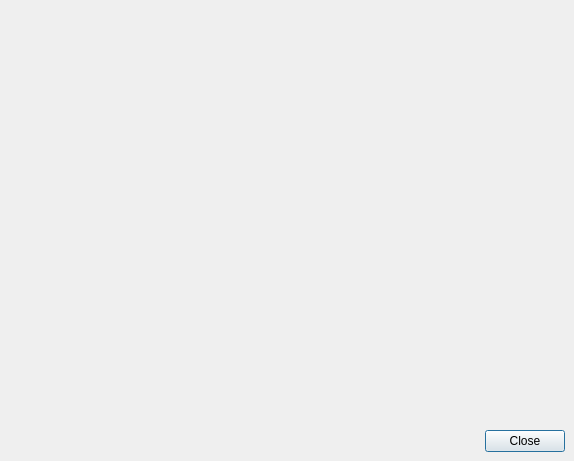
<ui version="4.0" >
 <class>BrowserDialog</class>
 <widget class="QDialog" name="BrowserDialog" >
  <property name="geometry" >
   <rect>
    <x>0</x>
    <y>0</y>
    <width>574</width>
    <height>461</height>
   </rect>
  </property>
  <property name="windowTitle" >
   <string>Browser</string>
  </property>
  <layout class="QVBoxLayout" >
   <property name="margin" >
    <number>9</number>
   </property>
   <property name="spacing" >
    <number>6</number>
   </property>
   <item>
    <widget class="lay::BrowserPanel" native="1" name="browser" >
     <property name="sizePolicy" >
      <sizepolicy>
       <hsizetype>13</hsizetype>
       <vsizetype>7</vsizetype>
       <horstretch>0</horstretch>
       <verstretch>0</verstretch>
      </sizepolicy>
     </property>
    </widget>
   </item>
   <item>
    <widget class="QFrame" name="frame" >
     <property name="frameShape" >
      <enum>QFrame::NoFrame</enum>
     </property>
     <property name="frameShadow" >
      <enum>QFrame::Raised</enum>
     </property>
     <layout class="QHBoxLayout" >
      <property name="margin" >
       <number>0</number>
      </property>
      <property name="spacing" >
       <number>6</number>
      </property>
      <item>
       <spacer>
        <property name="orientation" >
         <enum>Qt::Horizontal</enum>
        </property>
        <property name="sizeHint" >
         <size>
          <width>40</width>
          <height>20</height>
         </size>
        </property>
       </spacer>
      </item>
      <item>
       <widget class="QPushButton" name="close_pb" >
        <property name="text" >
         <string>Close</string>
        </property>
       </widget>
      </item>
     </layout>
    </widget>
   </item>
  </layout>
 </widget>
 <customwidgets>
  <customwidget>
   <class>lay::BrowserPanel</class>
   <extends>QWidget</extends>
   <header>layBrowserPanel.h</header>
  </customwidget>
 </customwidgets>
 <resources>
  <include location="layResources.qrc" />
 </resources>
 <connections>
  <connection>
   <sender>close_pb</sender>
   <signal>clicked()</signal>
   <receiver>BrowserDialog</receiver>
   <slot>accept()</slot>
   <hints>
    <hint type="sourcelabel" >
     <x>469</x>
     <y>422</y>
    </hint>
    <hint type="destinationlabel" >
     <x>257</x>
     <y>222</y>
    </hint>
   </hints>
  </connection>
 </connections>
</ui>
